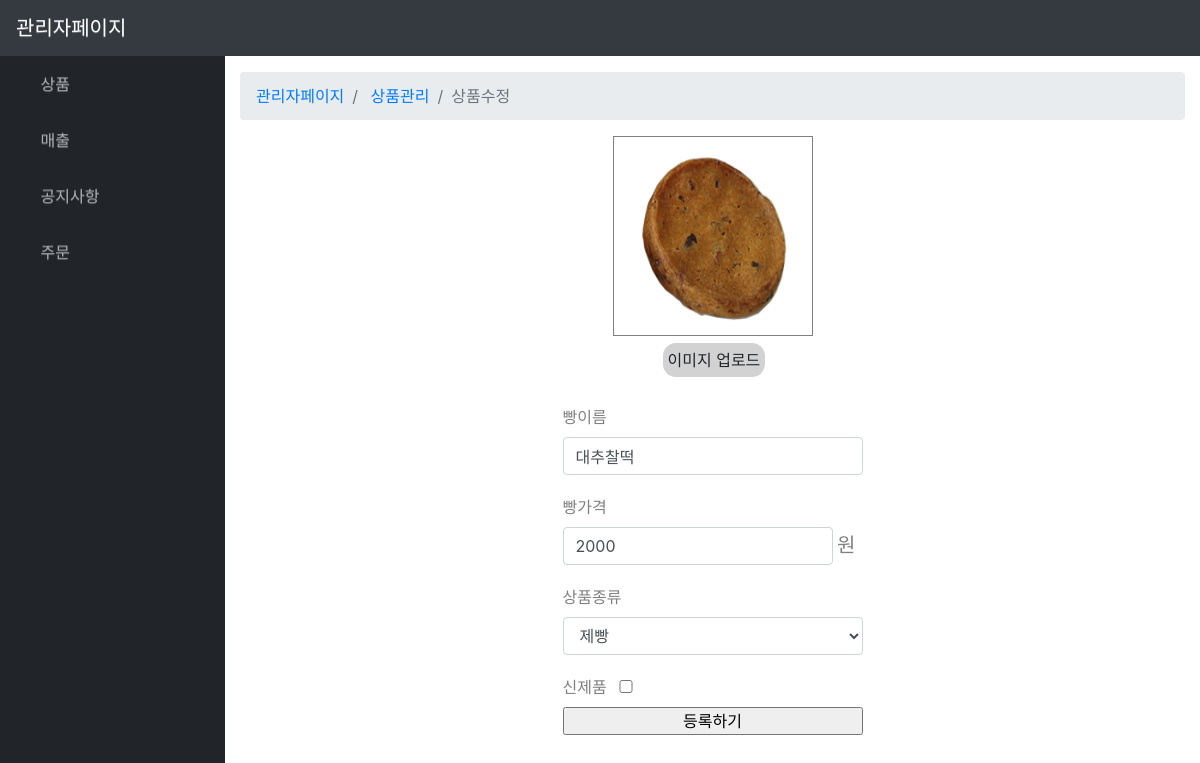
Page /manage/modify_product/3/ (signed in) on the earlier database version.
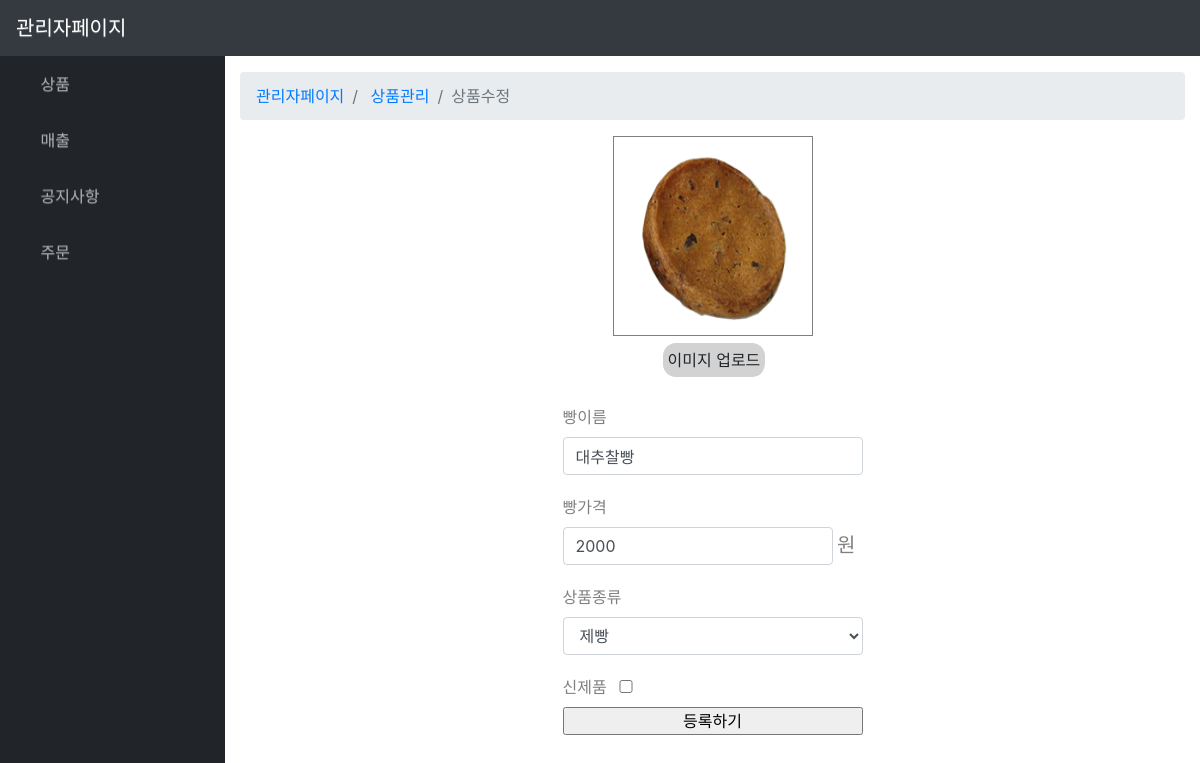
Same page on the later database version.
### boeun_bread/models.py (models this page shows, shortened)
class Product(models.Model):
    PRODUCT_KIND =(
        ('1','제빵'),
        ('2','제과'),
        ('3','선물세트'),
    )
    P_img        = models.ImageField(upload_to="bread_img/",null=True,blank=True)
    P_name       = models.CharField(max_length=50)
    P_price      = models.IntegerField(default=0)
    P_nutrition  = models.TextField(null=True, blank=True)
    P_info       = models.TextField(null=True, blank=True)
    P_sales      = models.IntegerField(default=0) # 판매량
    P_newProduct = models.BooleanField(default=False) #True : 신제품
    P_kind       = models.CharField(max_length=1,choices=PRODUCT_KIND) #상품종류

### boeun_bread/views.py (the view, shortened to what this page needs)
# urls.py: path('manage/modify_product/<pk>/',views.modify_product,name="modify_product"),
@login_required
def modify_product(request,pk):
    if not isAdmin(request):
        return render(request,'boeun_bread/main.html',{'manage_msg':'권한 없습니다.'})
    product = getProduct(pk)
    context = {
            'p':product,
        }
    return render(request,'manage/modify_product.html',context)

### boeun_bread/views.py (called while the page is built)
def isAdmin(request):
    profile = Profile.objects.get(user=request.user)
    return True if profile.U_grade == 0 else False

def getProduct(pk):
    product = Product.objects.filter(id=pk)
    if product:
        return product[0]
    else:
        return redirect("/manage/modify_list")

### boeun_bread/templates/manage/modify_product.html (shortened to what this page needs)
{% extends 'manage/manage_base.html'%}
{% block manage_content %}
    <ol class="breadcrumb">
        <li class="breadcrumb-item">
            <a href="{% url 'boeun_bread:manage' %}">관리자페이지</a>
        </li>
        <li class="breadcrumb-item">
            <a href="{% url 'boeun_bread:modify_list' %}">상품관리</a>
        </li>
        <li class="breadcrumb-item active">상품수정</li>
    </ol>
    <div id="product-form-box">
        <form action="{% url 'boeun_bread:modify_product' p.pk %}" method="POST" enctype="multipart/form-data">
            <div id="bread-img-box">
                <div id="bread-img">
                    <img width="200" height="200" src="/media/{{p.P_img}}">
                </div>
                <label for="img-file-up">이미지 업로드</label>
            </div>
            <div id="form-content">
                <label>빵이름</label><br>
                <input type="text" class="form-control" value="{{p.P_name}}" name="bread_name">
                <label>빵가격</label><br>
                <input type="number" value="{{p.P_price}}" name="bread_price" style="display:inline-block; width:270px;" class="form-control">
                <span style="color:gray; font-size:20px;">원</span>
                <label>상품종류</label><br>
                <select class="form-control" name="prod_name">
                    <option value="1" {%if p.P_kind == '1' %} selected{% endif %}>제빵</option>
                </select>
                <label>
                    신제품
                </label>
                <input style="width:10%;"
                    type="checkbox" name="is_new">
                <input type="submit" value="등록하기">
            </div>
        </form>
    </div>
{% endblock %}

### boeun_bread/templates/manage/manage_base.html (shortened to what this page needs)
{% load static %}
<!DOCTYPE html>
<html lang="en">
<head>
  <link href="{% static 'vendor/fontawesome-free/css/all.min.css' %}" rel="stylesheet" type="text/css">
  <link href="{% static 'css/sb-admin.css'%}" rel="stylesheet">
  <link rel="stylesheet" href="https://maxcdn.bootstrapcdn.com/bootstrap/3.3.2/css/bootstrap-theme.min.css">
</head>
<body id="page-top">
  <nav class="navbar navbar-expand navbar-dark bg-dark static-top">
    <a class="navbar-brand mr-1" href="#">관리자페이지</a>
    <ul class="navbar-nav ml-auto ml-md-0">
      <li class="nav-item dropdown no-arrow">
        <a class="nav-link dropdown-toggle" href="#" id="userDropdown" role="button" data-toggle="dropdown" aria-haspopup="true" aria-expanded="false">
          <i class="fas fa-user-circle fa-fw"></i>
        </a>
      </li>
    </ul>
  </nav>
  <div id="wrapper">
    <ul class="sidebar navbar-nav">
      <li class="nav-item dropdown">
        <a class="nav-link dropdown-toggle" href="#" id="pagesDropdown" role="button" data-toggle="dropdown" aria-haspopup="true" aria-expanded="false">
          <i class="fas fa-fw fa-folder"></i>
          <span>상품</span>
        </a>
      </li>
      <li class="nav-item dropdown">
        <a class="nav-link dropdown-toggle" href="#" id="pagesDropdown" role="button" data-toggle="dropdown" aria-haspopup="true" aria-expanded="false">
          <i class="fas fa-fw fa-folder"></i>
          <span>매출</span>
        </a>
      </li>
      <li class="nav-item dropdown">
        <a class="nav-link dropdown-toggle" href="#" id="pagesDropdown" role="button" data-toggle="dropdown" aria-haspopup="true" aria-expanded="false">
          <i class="fas fa-fw fa-folder"></i>
          <span>공지사항</span>
        </a>
      </li>
      <li class="nav-item dropdown">
        <a class="nav-link dropdown-toggle" href="#" id="pagesDropdown" role="button" data-toggle="dropdown" aria-haspopup="true" aria-expanded="false">
          <i class="fas fa-fw fa-folder"></i>
          <span>주문</span>
        </a>
      </li>
    </ul>
     <div id="content-wrapper">
        <div class="container-fluid">
          {% block manage_content %}
          {% endblock %}
        </div>
      </div>
    </div>
</body>
</html>

### boeun_bread/templates/manage/manage_base.html (style rules this page uses)
* { margin:0; padding:0; }

### boeun_bread/templates/manage/modify_product.html (style rules this page uses)
#product-form-box { margin-bottom: 30px; }
#bread-img-box { width:200px; margin:0 auto; }
#bread-img-box > label { background: rgb(210,210,210); padding: 5px; border-radius: 13px; margin-top:7px; margin-left:50px; }
#bread-img { width:100%; height:200px; border: 1px solid gray; }
#form-content { width:300px; margin:0 auto; }
#form-content input { width:100%; }
#form-content label { color:gray; margin-top:20px; }

Differences in the rows shown:
changed Product "제빵": bread_name "대추찰떡" → "대추찰빵"
